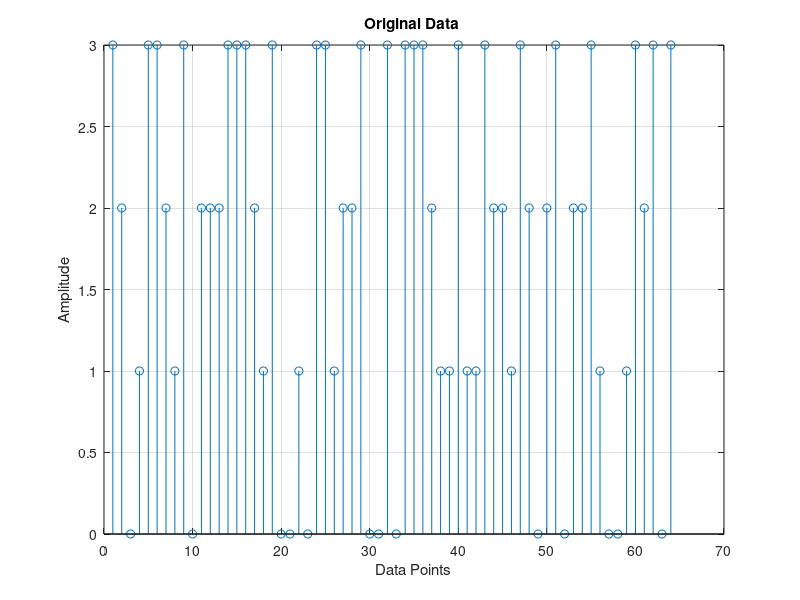
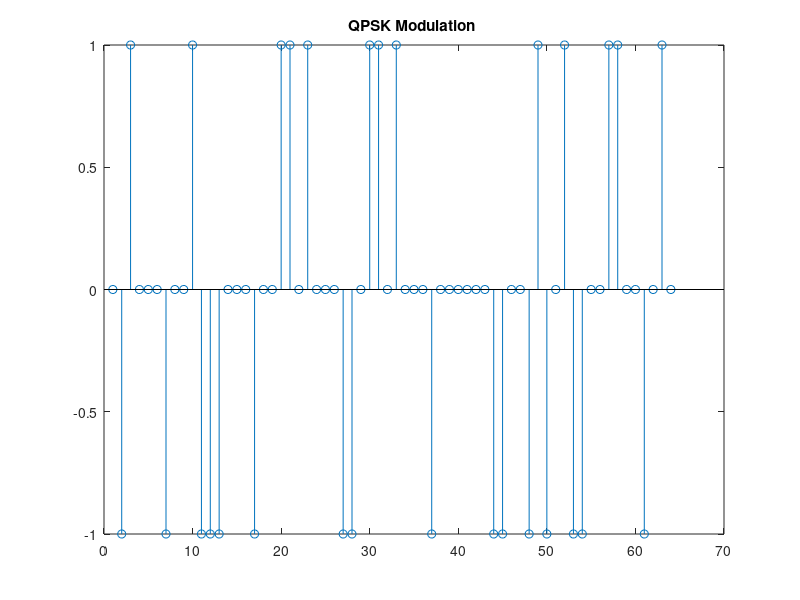
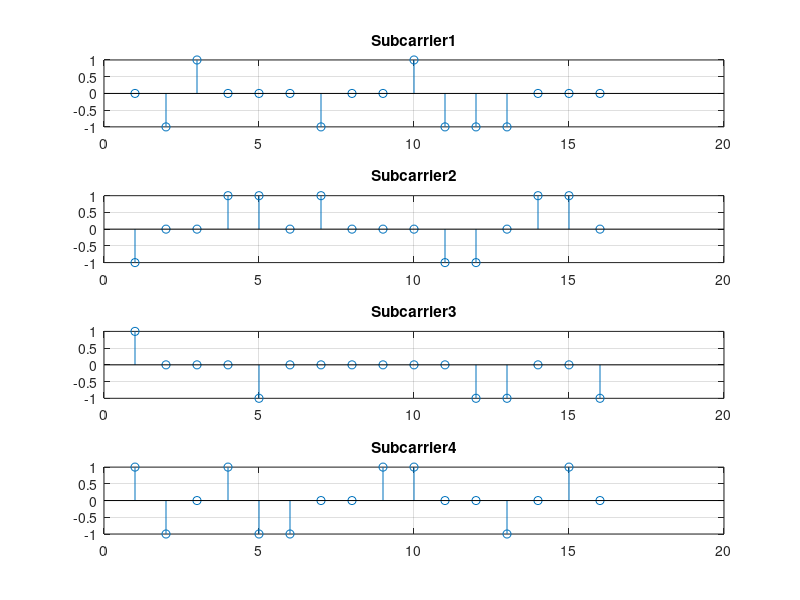
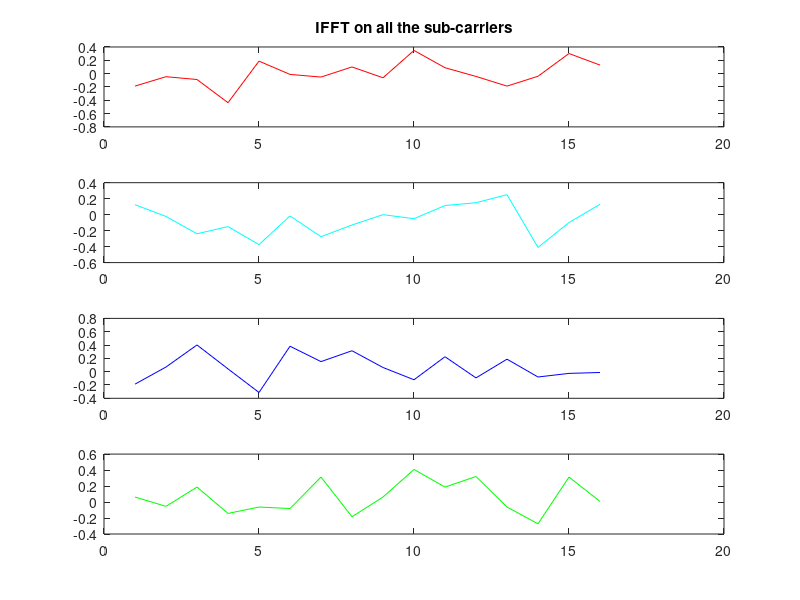

Source code (MATLAB) for these figures, in order:
%OFDM Transmitter part
clc;
clear all;
close all;
%..............................................................
% Initiation
%..............................................................
no_of_data_bits = 64%Number of bits per channel extended to 128
M =4 %Number of subcarrier channel
n=256;%Total number of bits to be transmitted at the transmitter
block_size = 16; %Size of each OFDM block to add cyclic prefix
cp_len = floor(0.1 * block_size); %Length of the cyclic prefix
%............................................................
% Transmitter
%.........................................................
%.........................................................
% Source generation and modulation
%........................................................
% Generate random data source to be transmitted of length 64
data = randsrc(1, no_of_data_bits, 0:M-1);
figure(1),stem(data); grid on; xlabel('Data Points'); ylabel('Amplitude')
title('Original Data ')
% Perform QPSK modulation on the input source data
qpsk_modulated_data = pskmod(data, M);
figure(2),stem(qpsk_modulated_data);title('QPSK Modulation ')
%............................................................
%.............................................................
% Converting the series data stream into four parallel data stream to form
% four sub carriers
S2P = reshape(qpsk_modulated_data, no_of_data_bits/M,M)
Sub_carrier1 = S2P(:,1)
Sub_carrier2 = S2P(:,2)
Sub_carrier3 = S2P(:,3)
Sub_carrier4 = S2P(:,4)
figure(3), subplot(4,1,1),stem(Sub_carrier1),title('Subcarrier1'),grid on;
subplot(4,1,2),stem(Sub_carrier2),title('Subcarrier2'),grid on;

 

subplot(4,1,3),stem(Sub_carrier3),title('Subcarrier3'),grid on;
subplot(4,1,4),stem(Sub_carrier4),title('Subcarrier4'),grid on;
%..................................................................
%..................................................................
% IFFT OF FOUR SUB_CARRIERS
%.................................................................
%..............................................................
number_of_subcarriers=4;
cp_start=block_size-cp_len;
ifft_Subcarrier1 = ifft(Sub_carrier1)
ifft_Subcarrier2 = ifft(Sub_carrier2)
ifft_Subcarrier3 = ifft(Sub_carrier3)
ifft_Subcarrier4 = ifft(Sub_carrier4)
figure(4), subplot(4,1,1),plot(real(ifft_Subcarrier1),'r'),
title('IFFT on all the sub-carriers')
subplot(4,1,2),plot(real(ifft_Subcarrier2),'c')
subplot(4,1,3),plot(real(ifft_Subcarrier3),'b')
subplot(4,1,4),plot(real(ifft_Subcarrier4),'g')
%...........................................................
%...........................................................
% ADD-CYCLIC PREFIX %..........................................................
%............................................................
for i=1:number_of_subcarriers,
ifft_Subcarrier(:,i) = ifft((S2P(:,i)),16)% 16 is the ifft point
for j=1:cp_len,
cyclic_prefix(j,i) = ifft_Subcarrier(j+cp_start,i)
end
Append_prefix(:,i) = vertcat( cyclic_prefix(:,i), ifft_Subcarrier(:,i))
% Appends prefix to each subcarriers
end
A1=Append_prefix(:,1);
A2=Append_prefix(:,2);
A3=Append_prefix(:,3);
A4=Append_prefix(:,4);
figure(5), subplot(4,1,1),plot(real(A1),'r'),title('Cyclic prefix added to all the sub-carriers')
subplot(4,1,2),plot(real(A2),'c')
subplot(4,1,3),plot(real(A3),'b')
subplot(4,1,4),plot(real(A4),'g')
figure(11),plot((real(A1)),'r'),title('Orthogonality'),hold on ,plot((real(A2)),'c'),hold on ,
plot((real(A3)),'b'),hold on ,plot((real(A4)),'g'),hold on ,grid on
%Convert to serial stream for transmission
[rows_Append_prefix cols_Append_prefix]=size(Append_prefix)
len_ofdm_data = rows_Append_prefix*cols_Append_prefix
% OFDM signal to be transmitted
ofdm_signal = reshape(Append_prefix, 1, len_ofdm_data);
figure(6),plot(real(ofdm_signal)); xlabel('Time'); ylabel('Amplitude');
title('OFDM Signal');grid on;
%...............................................................
%.............................................................
%Passing time domain data through channel and AWGN

channel = randn(1,2) + sqrt(-1)*randn(1,2);
after_channel = filter(channel, 1, ofdm_signal);
awgn_noise = awgn(zeros(1,length(after_channel)),0);
recvd_signal = awgn_noise+after_channel; % With AWGN noise
figure(7),plot(real(recvd_signal)),xlabel('Time'); ylabel('Amplitude');
title('OFDM Signal after passing through channel');grid on;
%...........................................................

%OFDM receiver part
%..........................................................
recvd_signal_paralleled = reshape(recvd_signal,rows_Append_prefix, cols_Append_prefix);
%........................................................
%........................................................
% Remove cyclic Prefix
%.......................................................
%......................................................
recvd_signal_paralleled(1:cp_len,:)=[];
R1=recvd_signal_paralleled(:,1);
R2=recvd_signal_paralleled(:,2);
R3=recvd_signal_paralleled(:,3);
R4=recvd_signal_paralleled(:,4);
figure(8),plot((imag(R1)),'r'),subplot(4,1,1),plot(real(R1),'r'),
title('Cyclic prefix removed from the four sub-carriers')
subplot(4,1,2),plot(real(R2),'c')
subplot(4,1,3),plot(real(R3),'b')
subplot(4,1,4),plot(real(R4),'g')
%...................................................
%...................................................
% FFT Of recievied signal
for i=1:number_of_subcarriers,
% FFT
fft_data(:,i) = fft(recvd_signal_paralleled(:,i),16);
end
F1=fft_data(:,1);
F2=fft_data(:,2);
F3=fft_data(:,3);
F4=fft_data(:,4);
figure(9), subplot(4,1,1),plot(real(F1),'r'),title('FFT of all the four sub-carriers')
subplot(4,1,2),plot(real(F2),'c')
subplot(4,1,3),plot(real(F3),'b')
subplot(4,1,4),plot(real(F4),'g')
%................................
%..............................
% Signal Reconstructed
%..................................
%..................................
% Conversion to serial and demodulationa
recvd_serial_data = reshape(fft_data, 1,(16*4));
qpsk_demodulated_data = pskdemod(recvd_serial_data,4);
figure(10)
stem(data)
hold on
stem(qpsk_demodulated_data,'rx');
grid on;xlabel('Data Points');ylabel('Amplitude');
title('Recieved Signal with error')
